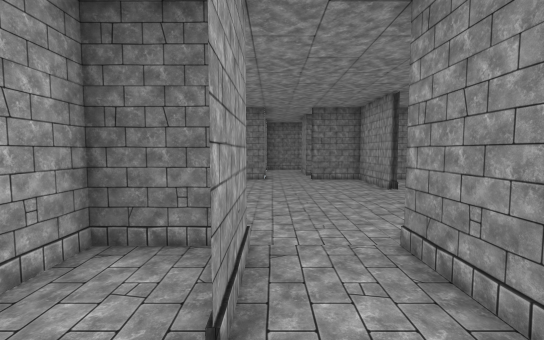
View 1 (above)

24 first-person views from a walk through a 3-D level made in the Unity game engine. The camera is 1.2 m above the floor, tilts 4° down and sees 90° across. Doors are open. The floor is counted in squares, 1 m on a side. Each view is taken from the middle of a square. On the plan, view 1 faces up. The plan holds only what a view shows up to about 13 squares ahead; the rest is blank. The player character is not drawn. Some animated figures are left out.

View 2
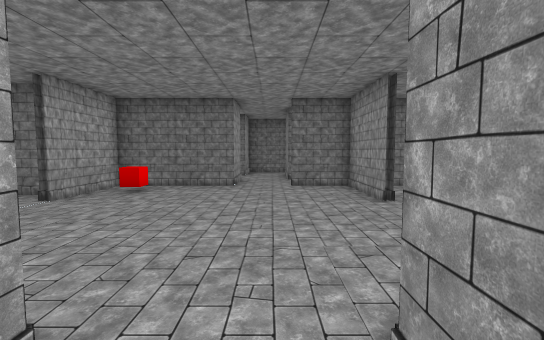

View 3
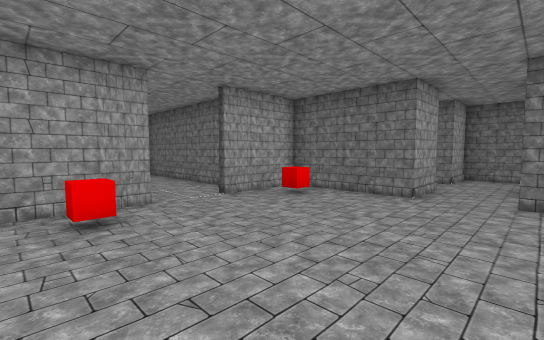

View 4
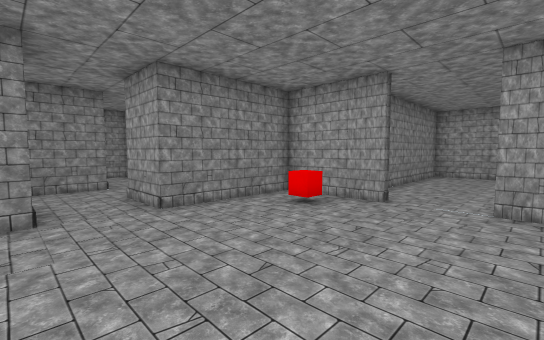

View 5
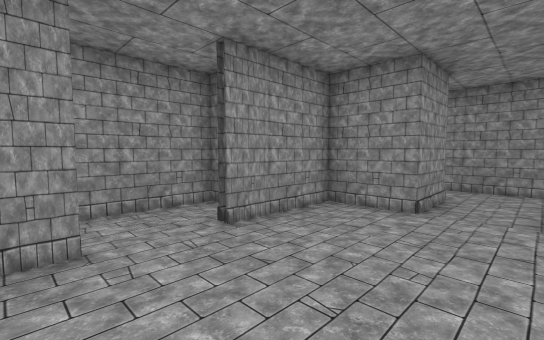

View 6
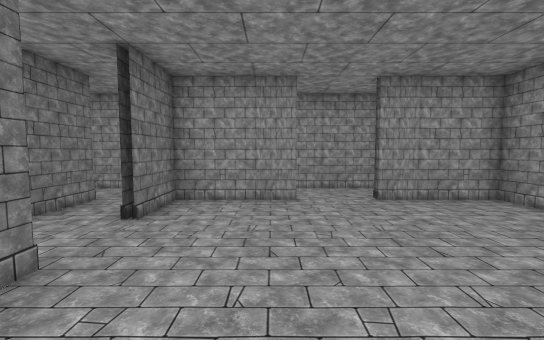

View 7
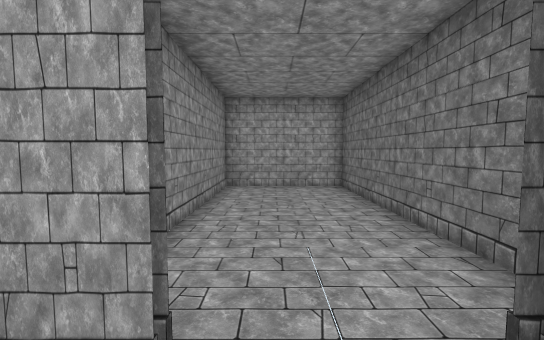

View 8
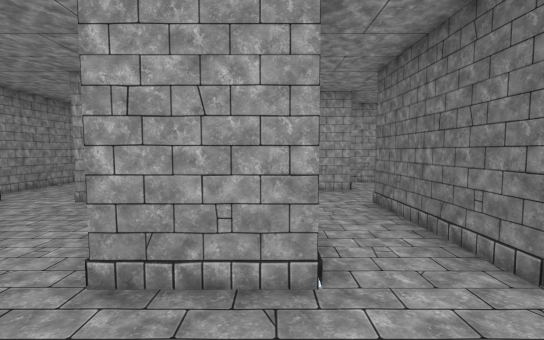

View 9
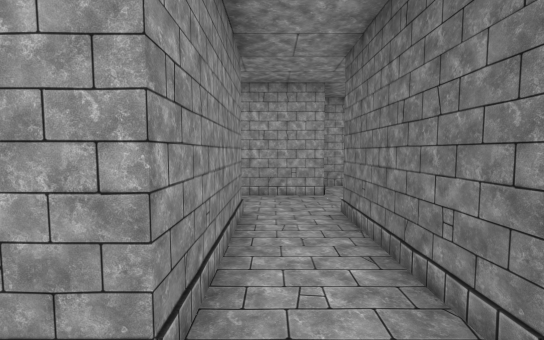

View 10
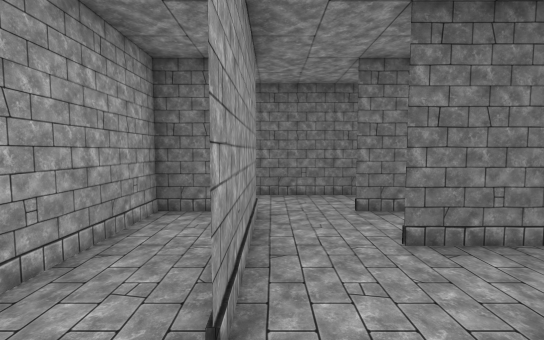

View 11
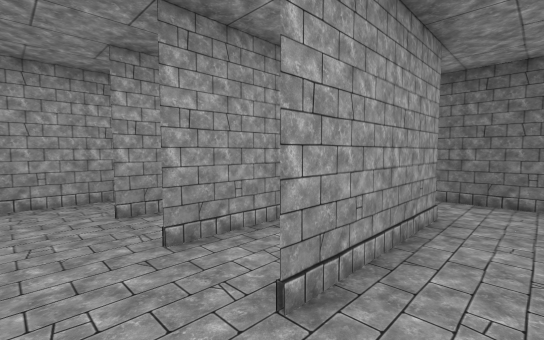

View 12
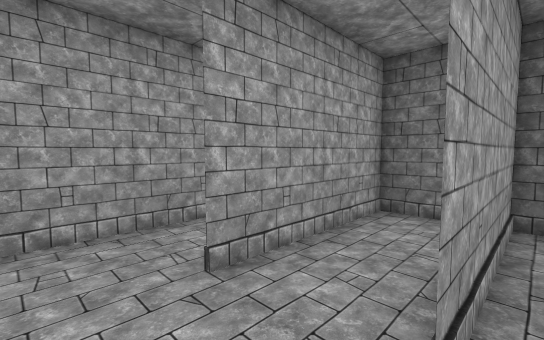

View 13
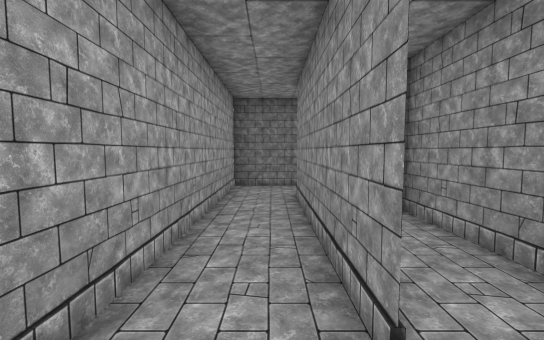

View 14
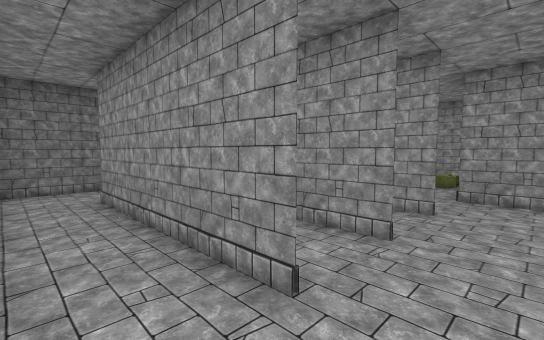

View 15
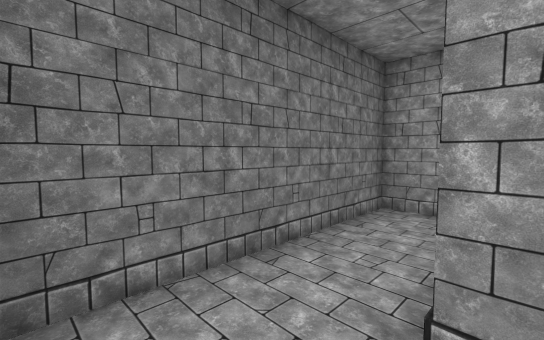

View 16
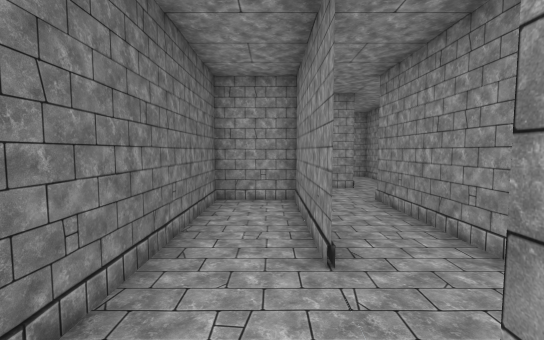

View 17
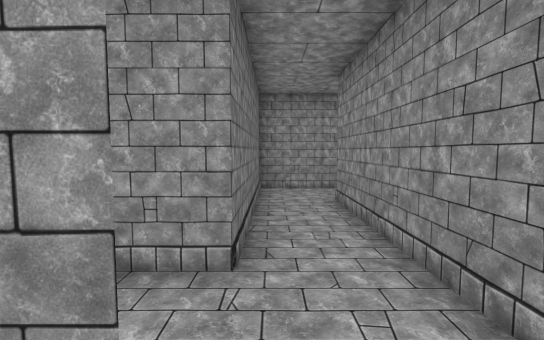

View 18
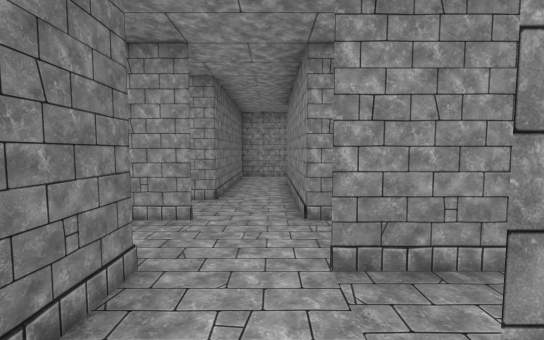

View 19
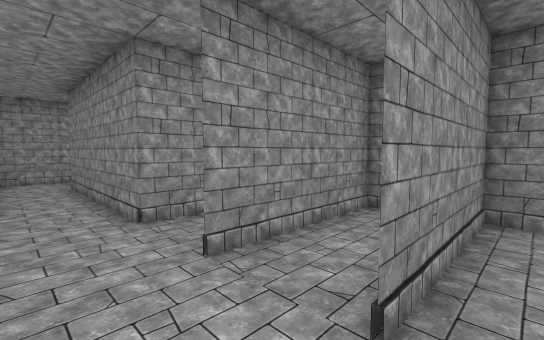

View 20
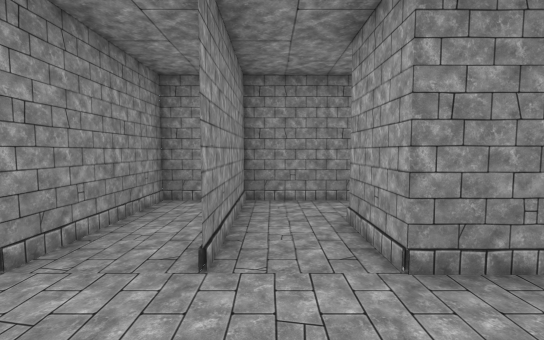

View 21
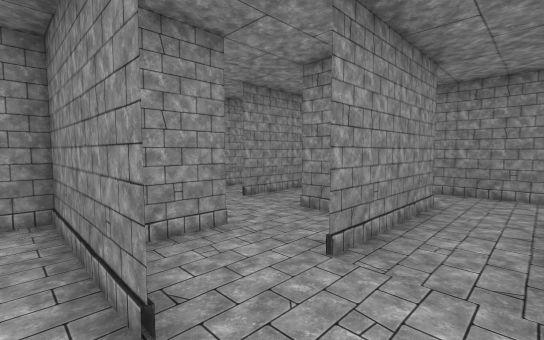

View 22
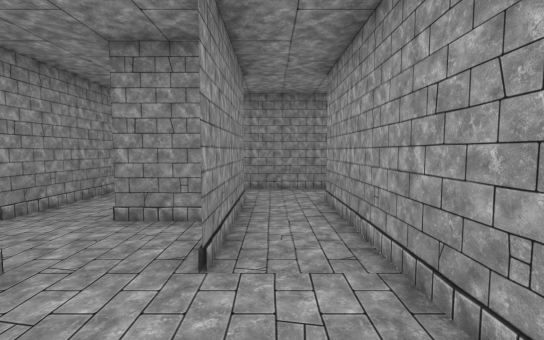

View 23
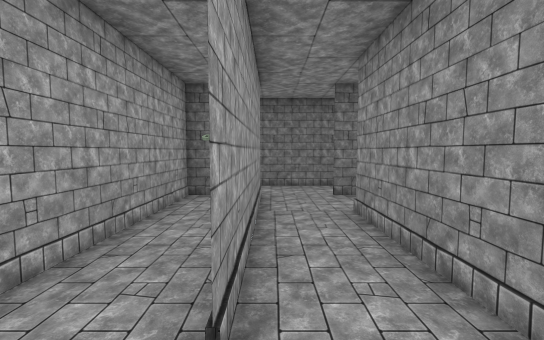

View 24
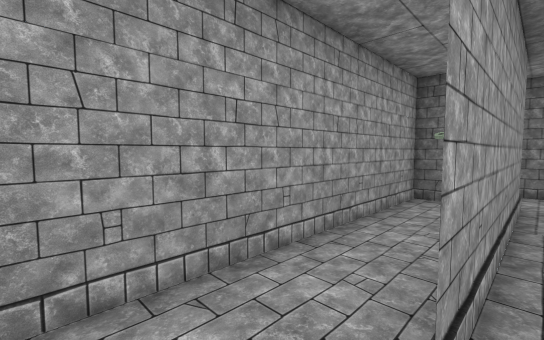

### Floor plan
Points are (right, up) in squares from view 1. A wall is a line through its corners. A room is listed if a view was taken in it or the views show most of it. See-through windows are left out.
Room 1 (views 1, 2, 17)
walls: (-0.3, -0.6) (5.8, -0.6); (-0.2, 3.4) (-2.3, 3.4) (-2.3, 2.1); (-0.3, 3.4) (-0.3, 1.4) (-0.3, 2.5); (7.7, -1.1) (7.7, 1.4) (1.7, 1.4) (1.7, 3.4)
ways out: open door at (0.5, 3) to room 2; opening at (-2, 0) to room 15; opening at (-1, -1.5)
Room 2 (views 3, 4, 5, 6, 7)
walls: (3.7, 8.4) (3.7, 11.5); (1.7, 3.4) (3.7, 3.4) (3.7, 6.5); (3.9, 8.4) (3.9, 9); (-4.3, 6.5) (-4.3, 3.4); (-0.3, 11.4) (-4.3, 11.4) (-4.3, 8.4); (2.1, 11.6) (1.6, 11.6); (-4, 3.4) (-0.3, 3.4); (4.1, 11.4) (1.6, 11.4)
ways out: open door at (0.5, 3) to room 1; open door at (0.5, 11.5) to room 6; open door at (-4.5, 7.5) to room 13; open door at (4, 7.5) to room 17
objects: red cube (-3, 5); red cube (-3, 10)
Room 3 (view 8)
walls: (3.8, 13.4) (1.7, 13.4); (4.2, 11.6) (5.7, 11.6) (5.7, 12.2); (5.7, 13.8) (5.7, 14.8)
ways out: opening at (1, 13) to room 4
Room 4 (view 9)
walls: (-0.3, 15.4) (-4.4, 15.4); (1.7, 13.4) (1.7, 14.4); (-4.4, 13.4) (-0.3, 13.4) (-0.3, 11.4); (-6.3, 14.5) (-6.3, 13.6)
ways out: opening at (1, 13) to room 3; opening at (-5, 13) to room 6; opening at (-5, 15) to room 9; opening at (1, 15)
Room 5 (view 10)
walls: (-6.3, 11.4) (-6.3, 12.2); (-8.3, 15.1) (-8.3, 11.4); (-6.2, 15.4) (-8, 15.4)
ways out: opening at (-6, 10.5) to room 6; opening at (-8, 10.5) to room 7
Room 6 (view 11)
walls: (-2.5, 13.4) (-4.4, 13.4); (-4.3, 9.9) (-4.3, 11.5); (-6.3, 13.6) (-6.3, 11.4); (-0.3, 12.1) (-0.3, 12.9)
ways out: open door at (0.5, 11.5) to room 2; opening at (-5, 13) to room 4; opening at (-6, 10.5) to room 5
objects: crate (-2, 12)
Room 7 (view 12)
walls: (-8.3, 11.4) (-8.3, 15.5); (-8, 15.4) (-10.3, 15.4) (-10.3, 11.4)
ways out: opening at (-8, 10.5) to room 5; opening at (-10, 10.5) to room 8
Room 8 (views 13, 14, 15)
walls: (-10.3, 11.4) (-10.3, 17.5); (-6.3, 18.2) (-6.3, 19.4) (-12.3, 19.4) (-12.3, 8.9)
ways out: opening at (-10, 10.5) to room 7
Room 9 (view 16)
walls: (-4.4, 15.4) (-0.3, 15.4) (-0.3, 17.5); (-6.3, 15.5) (-6.3, 14.5); (-8.3, 17) (-8.3, 15.1); (0, 17.4) (-6.9, 17.4)
ways out: opening at (-5, 15) to room 4
Room 10 (views 18, 19, 20)
walls: (-6.3, 1.4) (-6.3, 2.8); (-4.3, -2.4) (-4.3, -0.5); (-8.4, -0.6) (-6.3, -0.6) (-6.3, -2.6)
ways out: opening at (-8, 2) to room 14; opening at (-4, 0) to room 15; opening at (-5.5, -1.5) to room 16
Room 11 (views 21, 22)
walls: (-8.4, 3.4) (-4, 3.4); (-10.3, 3.5) (-10.3, 2.5); (-7.7, 5.4) (-10.5, 5.4); (-4.3, 3.4) (-4.3, 4.1)
ways out: opening at (-9, 3) to room 14
Room 12 (views 23, 24)
walls: (-10.7, -4.6) (-9.4, -4.6); (-11.6, 3.4) (-12.3, 3.4) (-12.3, -4.1)
ways out: opening at (-10, -3.5) to room 14
Room 13 (no view inside)
walls: (-12.3, 8.9) (-12.3, 5.4) (-5.5, 5.4); (-5.2, 9.4) (-12.4, 9.4)
ways out: open door at (-4.5, 7.5) to room 2
Room 14 (no view inside)
walls: (-8.3, -2.6) (-8.3, 1.5); (-9.4, -4.6) (-6.4, -4.6); (-10.3, 2.5) (-10.3, -2.6); (-7.6, 3.4) (-8.4, 3.4)
ways out: opening at (-8, 2) to room 10; opening at (-9, 3) to room 11; opening at (-10, -3.5) to room 12; opening at (-7.5, -3.5) to room 16
Room 15 (no view inside)
walls: (-2.3, -4.6) (-2.3, -0.5); (-3.9, -4.6) (-1.2, -4.6); (-2.2, 1.4) (-3.7, 1.4)
ways out: opening at (-2, 0) to room 1; opening at (-4, 0) to room 10
Room 16 (no view inside)
walls: (-6.4, -4.6) (-3.9, -4.6); (-4.3, -4.6) (-4.3, -2.4)
ways out: opening at (-5.5, -1.5) to room 10; opening at (-7.5, -3.5) to room 14
Room 17 (no view inside)
walls: (5.3, 5.4) (5.7, 5.4) (5.7, 8.2); (5.8, 11.4) (4.1, 11.4)
ways out: open door at (4, 7.5) to room 2

Positions as (right, up) in squares from view 1, and headings:
1: (0, 0), facing up
2: (1, 2), facing up
3: (2, 4), facing up-left
4: (2, 9), facing down-left
5: (0, 9), facing down-right
6: (-3, 9), facing right
7: (-3, 7), facing left
8: (2, 13), facing left
9: (1, 14), facing left
10: (-6, 10), facing up
11: (-5, 10), facing up-left
12: (-8, 10), facing up-left
13: (-11, 10), facing up
14: (-12, 10), facing up-right
15: (-12, 17), facing up-right
16: (-7, 16), facing right
17: (-1, 1), facing right
18: (-5, 0), facing right
19: (-5, 1), facing down-right
20: (-5, 2), facing down
21: (-10, 4), facing down-right
22: (-9, 4), facing down
23: (-10, -4), facing up
24: (-10, -4), facing up-left
